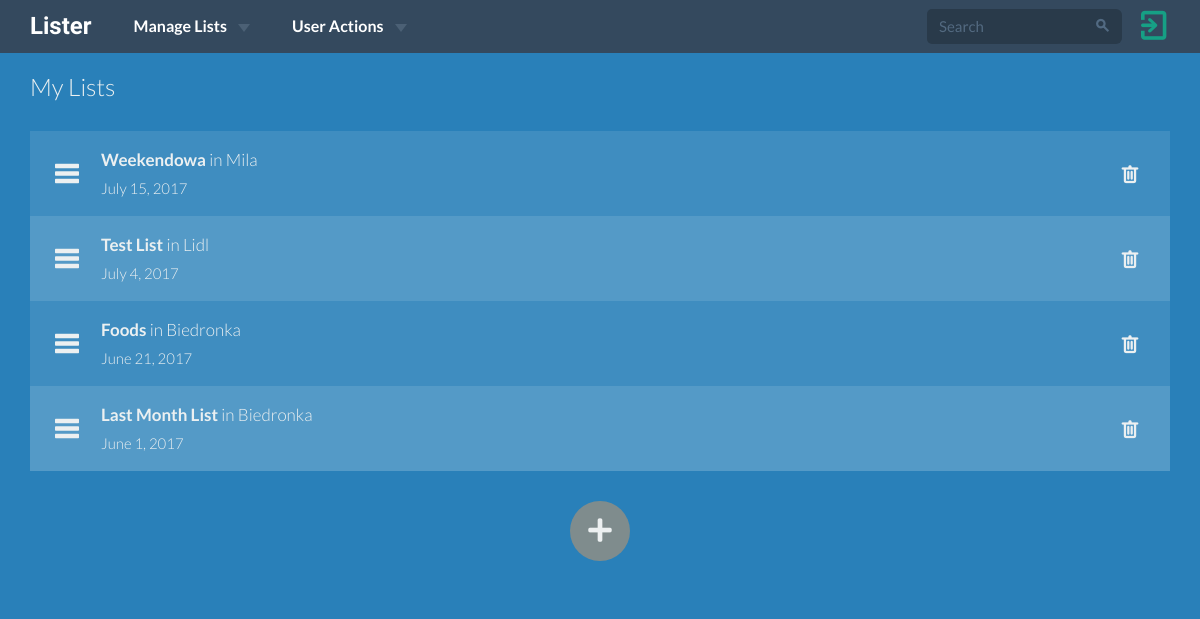
Page /lists/ (signed in) on the earlier database version.
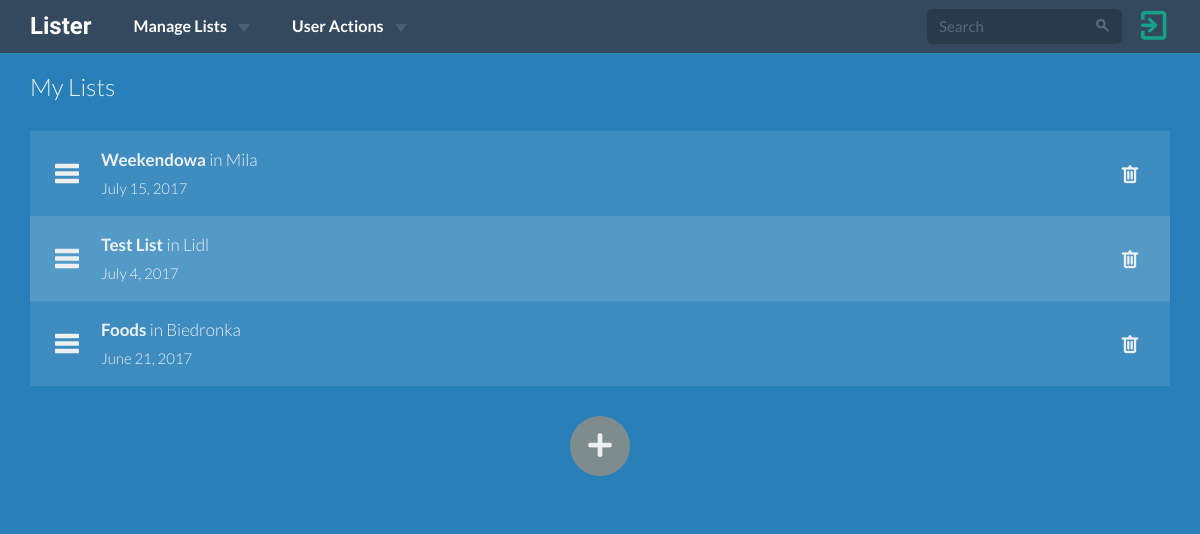
Same page on the later database version.
### lists/models.py (models this page shows, shortened)
class ShoppingList(models.Model):
    name = models.CharField(max_length=15)
    user = models.ForeignKey(User, on_delete=models.CASCADE)
    shop = models.CharField(max_length=15)
    date = models.DateField()
    timestamp = models.DateTimeField(auto_now_add=True, auto_now=False)
    archived = models.BooleanField(default=False)
    class Meta:
        ordering = ['-date']

### lists/views.py (the view)
class ShoppingListsView(LoginRequiredMixin, ListView):
    login_url = '/'
    redirect_field_name = 'redirect_to'
    template_name = 'lists/shopping_lists.html'
    context_object_name = 'shopping_lists'
    def get_queryset(self):
        return ShoppingList.objects.filter(user=self.request.user) \
            .filter(archived=False)

### lists/templates/lists/shopping_lists.html (shortened to what this page needs)
{% extends 'base.html' %} {% block head_title %}Your Shopping Lists {% endblock %} {% block content %} {% load staticfiles %}
<div class="lists-wrapper">
    <div class="container">
        <div class="row">
            <div class="col-sm-12">
                <h6>My Lists</h6>
            </div>
            <div class="col-md-12">
                <ul class="lists-list">
                    {% for list in shopping_lists %}
                    <li>
                        <a href="{% url 'lists:shopping_list_detail_view' pk=list.pk %}">
                        <div class="todo-icon fui-list"></div>
                        <div class="todo-content">
                            <h4 class="todo-name">
                                <strong>{{ list.name }}</strong> in {{ list.shop }}
                            </h4>
                            <small>{{ list.date }}</small>
                        </div>
                        </a>
                        <form method="POST" action="{% url 'lists:shopping_list_delete_view' pk=list.pk %}">
                            <div class="todo-right pull-right">
                                <button><span class="fui-trash"></span></button>
                            </div>
                        </form>
                    </li>
                    {% endfor %}
                </ul>
            </div>
        </div>
        <a href="{% url 'lists:add_shopping_list_view' %}">
            <div class="add-items-plus">
            </div>
        </a>
    </div>
</div>
{% endblock %}

Differences in the rows shown:
no longer on this page (row edited): ShoppingList: name "Last Month List", shop "Biedronka", date "June 1, 2017"
